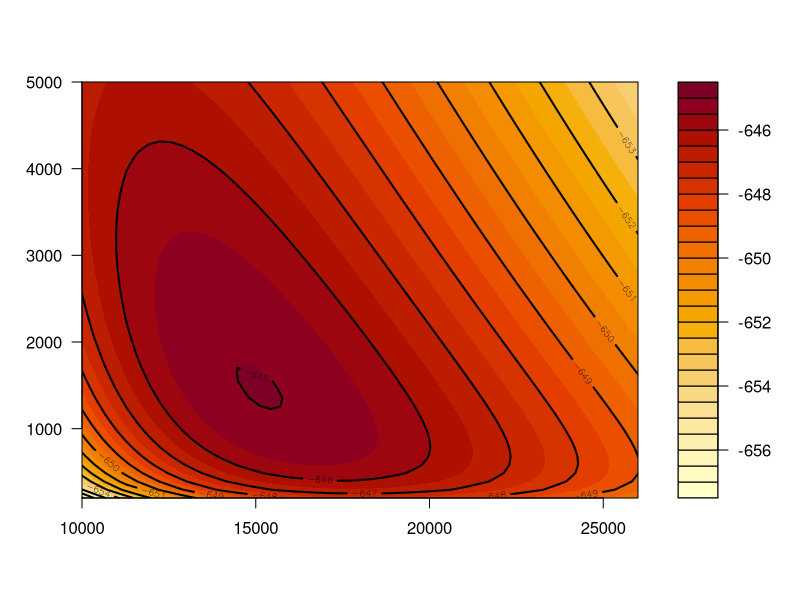
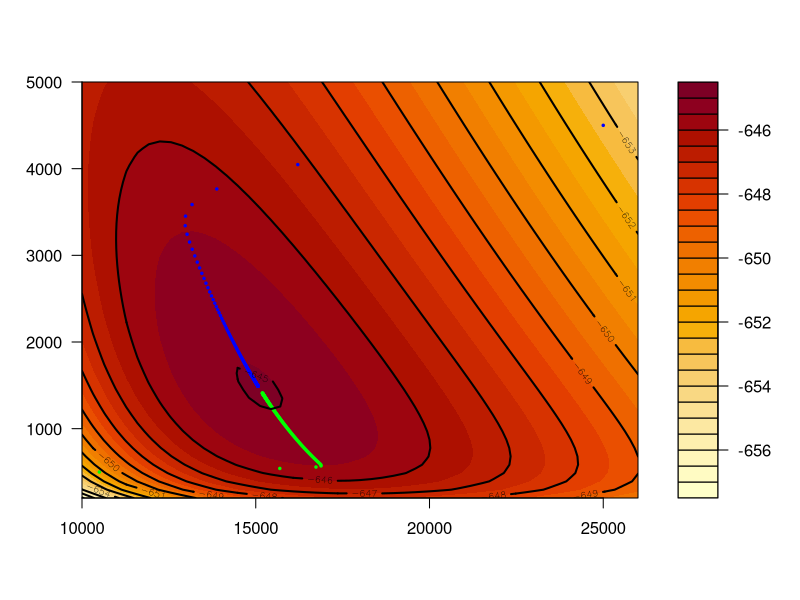

Generate these figures, in order, with R:
## ---- chunk 1
Nile <- datasets::Nile

## ---- chunk 2
nt   <- 100                      # no. time intervals
time <- c(1871:1970)
## ---- chunk 3
#starting from point (10500,500)
#EM algorithm
sig_ep_path_1  <- rep(10500,130)
sig_eta_path_1 <- rep(500,130)


for(i in 1:130){
  sig_ep  <- sig_ep_path_1[i]                        # process err variance
  sig_eta  <- sig_eta_path_1[i]                      # obs error variance
  a <- rep(0,nt)
  P <- rep(0,nt)

  
  v <- rep(0,nt)
  F <- rep(0,nt)
  K <- rep(0,nt)
  
  
  
  a[1] <- 0
  P[1] <- 10^10

  
  v[1] <- Nile[1] - a[1]
  F[1] <- P[1] + sig_ep
  K[1] <- P[1]/F[1]
  
  
  for(t in 2:nt){
    a[t] <- a[t-1] + K[t-1]*v[t-1]
    P[t] <- P[t-1]*(1-K[t-1]) + sig_eta
    
    
    v[t] <- Nile[t] - a[t]
    F[t] <- P[t] + sig_ep
    K[t] <- P[t]/F[t]
  }
  
  u <- rep(0,nt)
  D <- rep(0,nt)
  r <- rep(0,nt)
  N <- rep(0,nt)
  temp1<-rep(0,nt)
  temp2<-rep(0,nt)
  
  
  r[nt] <- 0
  N[nt] <- 0

  
  for (k in 1:(nt-1)){
    m <- nt-k+1
    r[m-1] <- v[m]/F[m]+(1-K[m])*r[m]
    N[m-1] <- 1/F[m]+(1-K[m])^2*N[m]
  }
  
  for (t in 1:nt){
    u[t] <- v[t]/F[t]-K[t]*r[t]
    D[t] <- 1/F[t]+K[t]^2*N[t]
    temp1[t] <- u[t]^2-D[t]
    temp2[t] <- r[t]^2-N[t]
    
  }
  sig_ep_path_1[i+1]  <- sig_ep + 1/nt*sig_ep^2*sum(temp1)
  sig_eta_path_1[i+1] <- sig_eta+ 1/(nt-1)*sig_eta^2*sum(temp2)
  

}

## ---- chunk 4
#starting from point (25000,4500)
#EM algorithm
sig_ep_path_2  <- rep(25000,150)
sig_eta_path_2 <- rep(4500,150)


for(i in 1:150){
  sig_ep  <- sig_ep_path_2[i]                        # process err variance
  sig_eta  <- sig_eta_path_2[i]                      # obs error variance
  a <- rep(0,nt)
  P <- rep(0,nt)

  
  v <- rep(0,nt)
  F <- rep(0,nt)
  K <- rep(0,nt)
  
  
  
  a[1] <- 0
  P[1] <- 10^10

  
  v[1] <- Nile[1] - a[1]
  F[1] <- P[1] + sig_ep
  K[1] <- P[1]/F[1]
  
  
  for(t in 2:nt){
    a[t] <- a[t-1] + K[t-1]*v[t-1]
    P[t] <- P[t-1]*(1-K[t-1]) + sig_eta
    
    
    v[t] <- Nile[t] - a[t]
    F[t] <- P[t] + sig_ep
    K[t] <- P[t]/F[t]
  }
  
  u <- rep(0,nt)
  D <- rep(0,nt)
  r <- rep(0,nt)
  N <- rep(0,nt)
  temp1<-rep(0,nt)
  temp2<-rep(0,nt)
  
  
  r[nt] <- 0
  N[nt] <- 0

  
  for (k in 1:(nt-1)){
    m <- nt-k+1
    r[m-1] <- v[m]/F[m]+(1-K[m])*r[m]
    N[m-1] <- 1/F[m]+(1-K[m])^2*N[m]
  }
  
  for (t in 1:nt){
    u[t] <- v[t]/F[t]-K[t]*r[t]
    D[t] <- 1/F[t]+K[t]^2*N[t]
    temp1[t] <- u[t]^2-D[t]
    temp2[t] <- r[t]^2-N[t]
    
  }
  sig_ep_path_2[i+1]  <- sig_ep + 1/nt*sig_ep^2*sum(temp1)
  sig_eta_path_2[i+1] <- sig_eta+ 1/(nt-1)*sig_eta^2*sum(temp2)
  

}
## ---- chunk 5
#contour plot
sig_ep_seq  <- seq(10000, 26000, 320)
sig_eta_seq <- seq(200, 5000, 96)
z <- matrix(0,nrow=51,ncol=51)

for(i in 1:nrow(z)){
  for(j in 1:ncol(z)){
    sig_ep  <- sig_ep_seq[i]                        # process err variance
    sig_eta  <- sig_eta_seq[j]                       # obs error variance
    
    a <- rep(0,nt)
    P <- rep(0,nt)


    
    v <- rep(0,nt)
    F <- rep(0,nt)
    K <- rep(0,nt)
    
    bulk <- rep(0,nt)
    
    
    
    a[1] = 0
    P[1] = 10^10

    
    v[1] <- Nile[1] - a[1]
    F[1] <- P[1] + sig_ep
    K[1] <- P[1]/F[1]
    bulk[1] <- log(F[1])+(v[1])^2/F[1]
    
    
    for(t in 2:nt){
      a[t] <- a[t-1] + K[t-1]*v[t-1]
      P[t] <- P[t-1]*(1-K[t-1]) + sig_eta

      
      v[t] <- Nile[t] - a[t]
      F[t] <- P[t] + sig_ep
      K[t] <- P[t]/F[t]
      bulk[t] <- log(F[t])+(v[t])^2/F[t]
    }
    
    z[i,j] = -nt/2*log(2*(pi))-1/2*sum(bulk)
  }
}
## ---- chunk 6
png('local_para_esti_plain.png',width=600, height=500)
filled.contour(sig_ep_seq, sig_eta_seq, z, plot.axes = {
  axis(1)
  axis(2)
  contour(sig_ep_seq, sig_eta_seq, z, add = TRUE, lwd = 2)
}
)
dev.off()

## ---- chunk 7
png('local_para_esti.png',width=600, height=500)
filled.contour(sig_ep_seq, sig_eta_seq, z, plot.axes = {
  axis(1)
  axis(2)
  points(sig_ep_path_1,sig_eta_path_1,col="green", pch = 20, cex = 0.5)
  points(sig_ep_path_2,sig_eta_path_2,col="blue", pch = 20, cex = 0.5)
  contour(sig_ep_seq, sig_eta_seq, z, add = TRUE, lwd = 2)
}
)
dev.off()

